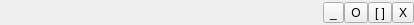
<?xml version="1.0" encoding="UTF-8"?>
<ui version="4.0">
 <class>CaptionBar</class>
 <widget class="QWidget" name="CaptionBar">
  <property name="geometry">
   <rect>
    <x>0</x>
    <y>0</y>
    <width>414</width>
    <height>25</height>
   </rect>
  </property>
  <property name="windowTitle">
   <string>Form</string>
  </property>
  <property name="autoFillBackground">
   <bool>true</bool>
  </property>
  <layout class="QHBoxLayout" name="horizontalLayout">
   <property name="spacing">
    <number>0</number>
   </property>
   <property name="leftMargin">
    <number>0</number>
   </property>
   <property name="topMargin">
    <number>0</number>
   </property>
   <property name="rightMargin">
    <number>0</number>
   </property>
   <property name="bottomMargin">
    <number>0</number>
   </property>
   <item>
    <spacer name="horizontalSpacer">
     <property name="orientation">
      <enum>Qt::Horizontal</enum>
     </property>
     <property name="sizeHint" stdset="0">
      <size>
       <width>0</width>
       <height>0</height>
      </size>
     </property>
    </spacer>
   </item>
   <item>
    <widget class="QToolButton" name="minimizeButton">
     <property name="sizePolicy">
      <sizepolicy hsizetype="Fixed" vsizetype="Fixed">
       <horstretch>0</horstretch>
       <verstretch>0</verstretch>
      </sizepolicy>
     </property>
     <property name="text">
      <string>_</string>
     </property>
     <attribute name="buttonGroup">
      <string notr="true">windowButtons</string>
     </attribute>
    </widget>
   </item>
   <item>
    <widget class="QToolButton" name="restoreButton">
     <property name="sizePolicy">
      <sizepolicy hsizetype="Fixed" vsizetype="Fixed">
       <horstretch>0</horstretch>
       <verstretch>0</verstretch>
      </sizepolicy>
     </property>
     <property name="text">
      <string>O</string>
     </property>
     <attribute name="buttonGroup">
      <string notr="true">windowButtons</string>
     </attribute>
    </widget>
   </item>
   <item>
    <widget class="QToolButton" name="maximizeButton">
     <property name="sizePolicy">
      <sizepolicy hsizetype="Fixed" vsizetype="Fixed">
       <horstretch>0</horstretch>
       <verstretch>0</verstretch>
      </sizepolicy>
     </property>
     <property name="text">
      <string>[ ]</string>
     </property>
     <attribute name="buttonGroup">
      <string notr="true">windowButtons</string>
     </attribute>
    </widget>
   </item>
   <item>
    <widget class="QToolButton" name="closeButton">
     <property name="sizePolicy">
      <sizepolicy hsizetype="Fixed" vsizetype="Fixed">
       <horstretch>0</horstretch>
       <verstretch>0</verstretch>
      </sizepolicy>
     </property>
     <property name="text">
      <string>X</string>
     </property>
     <attribute name="buttonGroup">
      <string notr="true">windowButtons</string>
     </attribute>
    </widget>
   </item>
  </layout>
 </widget>
 <resources/>
 <connections/>
 <buttongroups>
  <buttongroup name="windowButtons"/>
 </buttongroups>
</ui>
